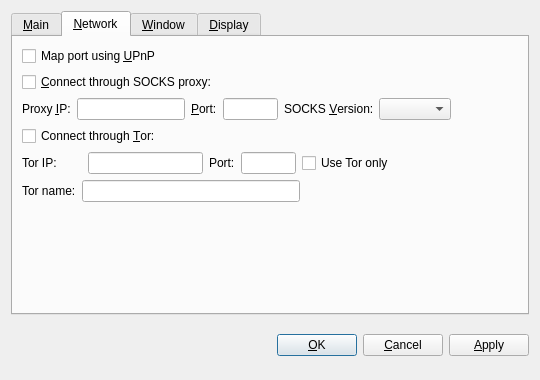
<?xml version="1.0" encoding="UTF-8"?>
<ui version="4.0">
 <class>OptionsDialog</class>
 <widget class="QDialog" name="OptionsDialog">
  <property name="geometry">
   <rect>
    <x>0</x>
    <y>0</y>
    <width>540</width>
    <height>380</height>
   </rect>
  </property>
  <property name="windowTitle">
   <string>Options</string>
  </property>
  <property name="modal">
   <bool>true</bool>
  </property>
  <layout class="QVBoxLayout" name="verticalLayout">
   <item>
    <widget class="QTabWidget" name="tabWidget">
     <property name="tabPosition">
      <enum>QTabWidget::North</enum>
     </property>
     <property name="currentIndex">
      <number>1</number>
     </property>
     <widget class="QWidget" name="tabMain">
      <attribute name="title">
       <string>&amp;Main</string>
      </attribute>
      <layout class="QVBoxLayout" name="verticalLayout_Main">
       <item>
        <widget class="QLabel" name="transactionFeeInfoLabel">
         <property name="text">
          <string>Optional transaction fee per kB that helps make sure your transactions are processed quickly. Most transactions are 1 kB. Fee 0.001 recommended.</string>
         </property>
         <property name="textFormat">
          <enum>Qt::PlainText</enum>
         </property>
         <property name="wordWrap">
          <bool>true</bool>
         </property>
        </widget>
       </item>
       <item>
        <layout class="QHBoxLayout" name="horizontalLayout_Main">
         <item>
          <widget class="QLabel" name="transactionFeeLabel">
           <property name="text">
            <string>Pay transaction &amp;fee</string>
           </property>
           <property name="textFormat">
            <enum>Qt::PlainText</enum>
           </property>
           <property name="buddy">
            <cstring>transactionFee</cstring>
           </property>
          </widget>
         </item>
         <item>
          <widget class="BitcoinAmountField" name="transactionFee"/>
         </item>
         <item>
          <widget class="QLabel" name="label">
           <property name="text">
            <string>per kilobyte</string>
           </property>
          </widget>
         </item>
         <item>
          <spacer name="horizontalSpacer_Main">
           <property name="orientation">
            <enum>Qt::Horizontal</enum>
           </property>
           <property name="sizeHint" stdset="0">
            <size>
             <width>40</width>
             <height>20</height>
            </size>
           </property>
          </spacer>
         </item>
        </layout>
       </item>
       <item>
        <widget class="QCheckBox" name="bitcoinAtStartup">
         <property name="toolTip">
          <string>Automatically start GameCoin after logging in to the system.</string>
         </property>
         <property name="text">
          <string>&amp;Start GameCoin on system login</string>
         </property>
        </widget>
       </item>
       <item>
        <widget class="QCheckBox" name="detachDatabases">
         <property name="toolTip">
          <string>Detach block and address databases at shutdown. This means they can be moved to another data directory, but it slows down shutdown. The wallet is always detached.</string>
         </property>
         <property name="text">
          <string>&amp;Detach databases at shutdown</string>
         </property>
        </widget>
       </item>
       <item>
        <spacer name="verticalSpacer_Main">
         <property name="orientation">
          <enum>Qt::Vertical</enum>
         </property>
         <property name="sizeHint" stdset="0">
          <size>
           <width>17</width>
           <height>153</height>
          </size>
         </property>
        </spacer>
       </item>
      </layout>
     </widget>
     <widget class="QWidget" name="tabNetwork">
      <attribute name="title">
       <string>&amp;Network</string>
      </attribute>
      <layout class="QVBoxLayout" name="verticalLayout_Network">
       <item>
        <widget class="QCheckBox" name="mapPortUpnp">
         <property name="toolTip">
          <string>Automatically open the GameCoin client port on the router. This only works when your router supports UPnP and it is enabled.</string>
         </property>
         <property name="text">
          <string>Map port using &amp;UPnP</string>
         </property>
        </widget>
       </item>
       <item>
        <widget class="QCheckBox" name="connectSocks">
         <property name="toolTip">
          <string>Connect to the GameCoin network through a SOCKS proxy (e.g. when connecting through Tor).</string>
         </property>
         <property name="text">
          <string>&amp;Connect through SOCKS proxy:</string>
         </property>
        </widget>
       </item>
       <item>
        <layout class="QHBoxLayout" name="horizontalLayout_Network">
         <item>
          <widget class="QLabel" name="proxyIpLabel">
           <property name="text">
            <string>Proxy &amp;IP:</string>
           </property>
           <property name="textFormat">
            <enum>Qt::PlainText</enum>
           </property>
           <property name="buddy">
            <cstring>proxyIp</cstring>
           </property>
          </widget>
         </item>
         <item>
          <widget class="QValidatedLineEdit" name="proxyIp">
           <property name="maximumSize">
            <size>
             <width>140</width>
             <height>16777215</height>
            </size>
           </property>
           <property name="toolTip">
            <string>IP address of the proxy (e.g. 127.0.0.1)</string>
           </property>
          </widget>
         </item>
         <item>
          <widget class="QLabel" name="proxyPortLabel">
           <property name="text">
            <string>&amp;Port:</string>
           </property>
           <property name="textFormat">
            <enum>Qt::PlainText</enum>
           </property>
           <property name="buddy">
            <cstring>proxyPort</cstring>
           </property>
          </widget>
         </item>
         <item>
          <widget class="QLineEdit" name="proxyPort">
           <property name="maximumSize">
            <size>
             <width>55</width>
             <height>16777215</height>
            </size>
           </property>
           <property name="toolTip">
            <string>Port of the proxy (e.g. 9050)</string>
           </property>
          </widget>
         </item>
         <item>
          <widget class="QLabel" name="socksVersionLabel">
           <property name="text">
            <string>SOCKS &amp;Version:</string>
           </property>
           <property name="textFormat">
            <enum>Qt::PlainText</enum>
           </property>
           <property name="buddy">
            <cstring>socksVersion</cstring>
           </property>
          </widget>
         </item>
         <item>
          <widget class="QValueComboBox" name="socksVersion">
           <property name="toolTip">
            <string>SOCKS version of the proxy (e.g. 5)</string>
           </property>
          </widget>
         </item>
         <item>
          <spacer name="horizontalSpacer_Network">
           <property name="orientation">
            <enum>Qt::Horizontal</enum>
           </property>
           <property name="sizeHint" stdset="0">
            <size>
             <width>40</width>
             <height>20</height>
            </size>
           </property>
          </spacer>
         </item>
        </layout>
       </item>
       <item>
        <widget class="QCheckBox" name="connectTor">
         <property name="text">
          <string>Connect through &amp;Tor:</string>
         </property>
        </widget>
       </item>
       <item>
        <layout class="QHBoxLayout" name="horizontalLayout_Tor">
         <item>
          <widget class="QLabel" name="torIpLabel">
           <property name="minimumSize">
            <size>
             <width>60</width>
             <height>0</height>
            </size>
           </property>
           <property name="text">
            <string>Tor IP:</string>
           </property>
          </widget>
         </item>
         <item>
          <widget class="QValidatedLineEdit" name="torIp">
           <property name="maximumSize">
            <size>
             <width>115</width>
             <height>16777215</height>
            </size>
           </property>
          </widget>
         </item>
         <item>
          <widget class="QLabel" name="torPortLabel">
           <property name="text">
            <string>Port:</string>
           </property>
          </widget>
         </item>
         <item>
          <widget class="QLineEdit" name="torPort">
           <property name="maximumSize">
            <size>
             <width>55</width>
             <height>16777215</height>
            </size>
           </property>
          </widget>
         </item>
         <item>
          <widget class="QCheckBox" name="TorOnly">
           <property name="text">
            <string>Use Tor only</string>
           </property>
          </widget>
         </item>
         <item>
          <spacer name="horizontalSpacer">
           <property name="orientation">
            <enum>Qt::Horizontal</enum>
           </property>
           <property name="sizeHint" stdset="0">
            <size>
             <width>40</width>
             <height>20</height>
            </size>
           </property>
          </spacer>
         </item>
        </layout>
       </item>
       <item>
        <layout class="QHBoxLayout" name="horizontalLayout">
         <item>
          <widget class="QLabel" name="torNameLabel">
           <property name="text">
            <string>Tor name:</string>
           </property>
           <property name="textFormat">
            <enum>Qt::PlainText</enum>
           </property>
           <property name="buddy">
            <cstring>torName</cstring>
           </property>
          </widget>
         </item>
         <item>
          <widget class="QLineEdit" name="torName"/>
         </item>
         <item>
          <spacer name="horizontalSpacer_3">
           <property name="orientation">
            <enum>Qt::Horizontal</enum>
           </property>
           <property name="sizeHint" stdset="0">
            <size>
             <width>40</width>
             <height>20</height>
            </size>
           </property>
          </spacer>
         </item>
        </layout>
       </item>
       <item>
        <spacer name="verticalSpacer_Network">
         <property name="orientation">
          <enum>Qt::Vertical</enum>
         </property>
         <property name="sizeHint" stdset="0">
          <size>
           <width>20</width>
           <height>40</height>
          </size>
         </property>
        </spacer>
       </item>
      </layout>
     </widget>
     <widget class="QWidget" name="tabWindow">
      <attribute name="title">
       <string>&amp;Window</string>
      </attribute>
      <layout class="QVBoxLayout" name="verticalLayout_Window">
       <item>
        <widget class="QCheckBox" name="minimizeToTray">
         <property name="toolTip">
          <string>Show only a tray icon after minimizing the window.</string>
         </property>
         <property name="text">
          <string>&amp;Minimize to the tray instead of the taskbar</string>
         </property>
        </widget>
       </item>
       <item>
        <widget class="QCheckBox" name="minimizeOnClose">
         <property name="toolTip">
          <string>Minimize instead of exit the application when the window is closed. When this option is enabled, the application will be closed only after selecting Exit in the menu.</string>
         </property>
         <property name="text">
          <string>M&amp;inimize on close</string>
         </property>
        </widget>
       </item>
       <item>
        <spacer name="verticalSpacer_Window">
         <property name="orientation">
          <enum>Qt::Vertical</enum>
         </property>
         <property name="sizeHint" stdset="0">
          <size>
           <width>20</width>
           <height>40</height>
          </size>
         </property>
        </spacer>
       </item>
      </layout>
     </widget>
     <widget class="QWidget" name="tabDisplay">
      <attribute name="title">
       <string>&amp;Display</string>
      </attribute>
      <layout class="QVBoxLayout" name="verticalLayout_Display">
       <item>
        <layout class="QHBoxLayout" name="horizontalLayout_1_Display">
         <item>
          <widget class="QLabel" name="langLabel">
           <property name="text">
            <string>User Interface &amp;language:</string>
           </property>
           <property name="textFormat">
            <enum>Qt::PlainText</enum>
           </property>
           <property name="buddy">
            <cstring>lang</cstring>
           </property>
          </widget>
         </item>
         <item>
          <widget class="QValueComboBox" name="lang">
           <property name="toolTip">
            <string>The user interface language can be set here. This setting will take effect after restarting GameCoin.</string>
           </property>
          </widget>
         </item>
        </layout>
       </item>
       <item>
        <layout class="QHBoxLayout" name="horizontalLayout_2_Display">
         <item>
          <widget class="QLabel" name="unitLabel">
           <property name="text">
            <string>&amp;Unit to show amounts in:</string>
           </property>
           <property name="textFormat">
            <enum>Qt::PlainText</enum>
           </property>
           <property name="buddy">
            <cstring>unit</cstring>
           </property>
          </widget>
         </item>
         <item>
          <widget class="QValueComboBox" name="unit">
           <property name="toolTip">
            <string>Choose the default subdivision unit to show in the interface and when sending coins.</string>
           </property>
          </widget>
         </item>
        </layout>
       </item>
       <item>
        <widget class="QCheckBox" name="displayAddresses">
         <property name="toolTip">
          <string>Whether to show GameCoin addresses in the transaction list or not.</string>
         </property>
         <property name="text">
          <string>&amp;Display addresses in transaction list</string>
         </property>
        </widget>
       </item>
       <item>
        <widget class="QCheckBox" name="coinControlFeatures">
         <property name="toolTip">
          <string>Whether to show coin control features or not.</string>
         </property>
         <property name="text">
          <string>Display coin &amp;control features (experts only!)</string>
         </property>
        </widget>
       </item>
       <item>
        <layout class="QHBoxLayout" name="horizontalLayout_3_Display">
         <item>
          <widget class="QLabel" name="thirdPartyTxUrlsLabel">
           <property name="toolTip">
            <string>Third party URLs (e.g. explorer.gameco.in) that appear in the transactions tab as context menu items. %s in the URL is replaced by transaction hash. Multiple URLs are separated by vertical bar |.</string>
           </property>
           <property name="text">
            <string>Third party transaction URLs</string>
           </property>
           <property name="buddy">
            <cstring>thirdPartyTxUrls</cstring>
           </property>
          </widget>
         </item>
         <item>
          <widget class="QLineEdit" name="thirdPartyTxUrls">
           <property name="toolTip">
            <string>Third party URLs (e.g. explorer.gameco.in) that appear in the transactions tab as context menu items. %s in the URL is replaced by transaction hash. Multiple URLs are separated by vertical bar |.</string>
           </property>
          </widget>
         </item>
        </layout>
       </item>
       <item>
        <spacer name="verticalSpacer_Display">
         <property name="orientation">
          <enum>Qt::Vertical</enum>
         </property>
         <property name="sizeHint" stdset="0">
          <size>
           <width>20</width>
           <height>40</height>
          </size>
         </property>
        </spacer>
       </item>
      </layout>
     </widget>
    </widget>
   </item>
   <item>
    <layout class="QHBoxLayout" name="horizontalLayout_Buttons">
     <item>
      <spacer name="horizontalSpacer_1">
       <property name="orientation">
        <enum>Qt::Horizontal</enum>
       </property>
       <property name="sizeHint" stdset="0">
        <size>
         <width>40</width>
         <height>48</height>
        </size>
       </property>
      </spacer>
     </item>
     <item>
      <widget class="QLabel" name="statusLabel">
       <property name="font">
        <font>
         <weight>75</weight>
         <bold>true</bold>
        </font>
       </property>
       <property name="text">
        <string/>
       </property>
       <property name="textFormat">
        <enum>Qt::PlainText</enum>
       </property>
       <property name="wordWrap">
        <bool>true</bool>
       </property>
      </widget>
     </item>
     <item>
      <spacer name="horizontalSpacer_2">
       <property name="orientation">
        <enum>Qt::Horizontal</enum>
       </property>
       <property name="sizeHint" stdset="0">
        <size>
         <width>40</width>
         <height>48</height>
        </size>
       </property>
      </spacer>
     </item>
     <item>
      <widget class="QPushButton" name="okButton">
       <property name="text">
        <string>&amp;OK</string>
       </property>
      </widget>
     </item>
     <item>
      <widget class="QPushButton" name="cancelButton">
       <property name="text">
        <string>&amp;Cancel</string>
       </property>
       <property name="autoDefault">
        <bool>false</bool>
       </property>
      </widget>
     </item>
     <item>
      <widget class="QPushButton" name="applyButton">
       <property name="text">
        <string>&amp;Apply</string>
       </property>
       <property name="autoDefault">
        <bool>false</bool>
       </property>
      </widget>
     </item>
    </layout>
   </item>
  </layout>
 </widget>
 <customwidgets>
  <customwidget>
   <class>BitcoinAmountField</class>
   <extends>QSpinBox</extends>
   <header>bitcoinamountfield.h</header>
  </customwidget>
  <customwidget>
   <class>QValueComboBox</class>
   <extends>QComboBox</extends>
   <header>qvaluecombobox.h</header>
  </customwidget>
  <customwidget>
   <class>QValidatedLineEdit</class>
   <extends>QLineEdit</extends>
   <header>qvalidatedlineedit.h</header>
  </customwidget>
 </customwidgets>
 <resources/>
 <connections/>
</ui>
